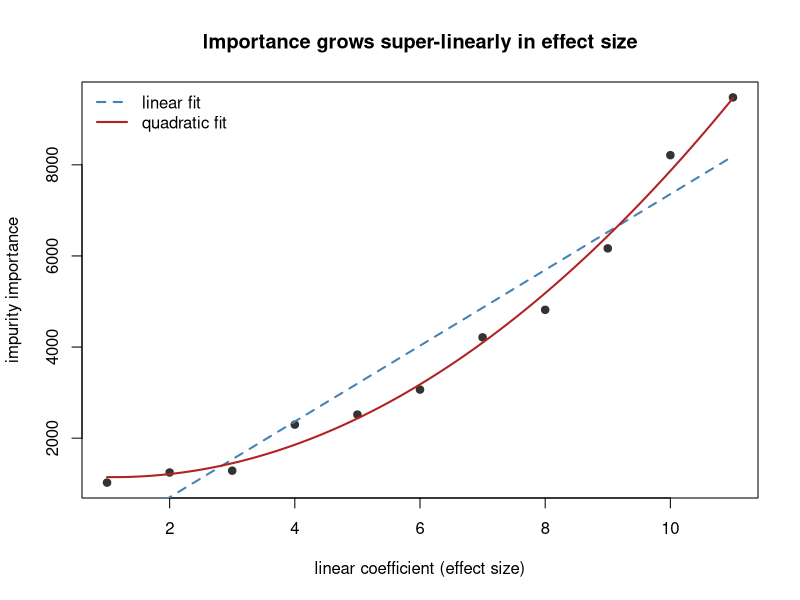
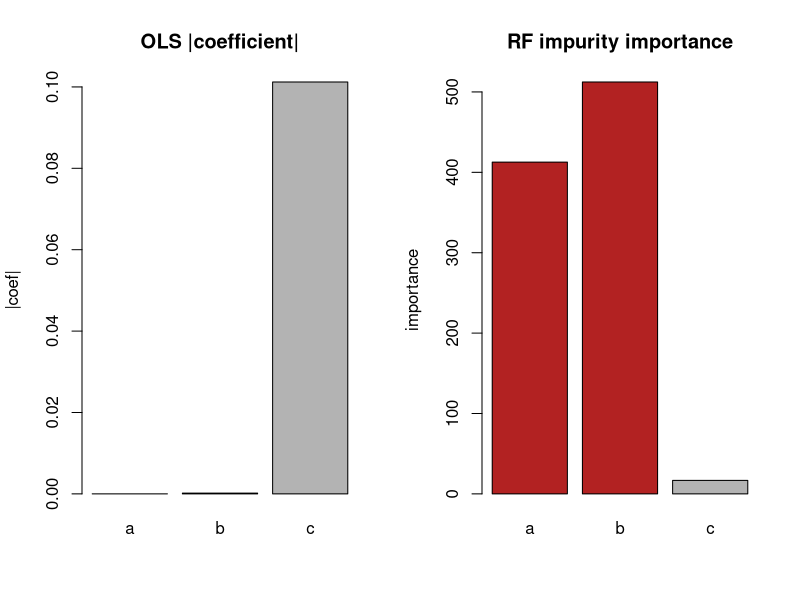
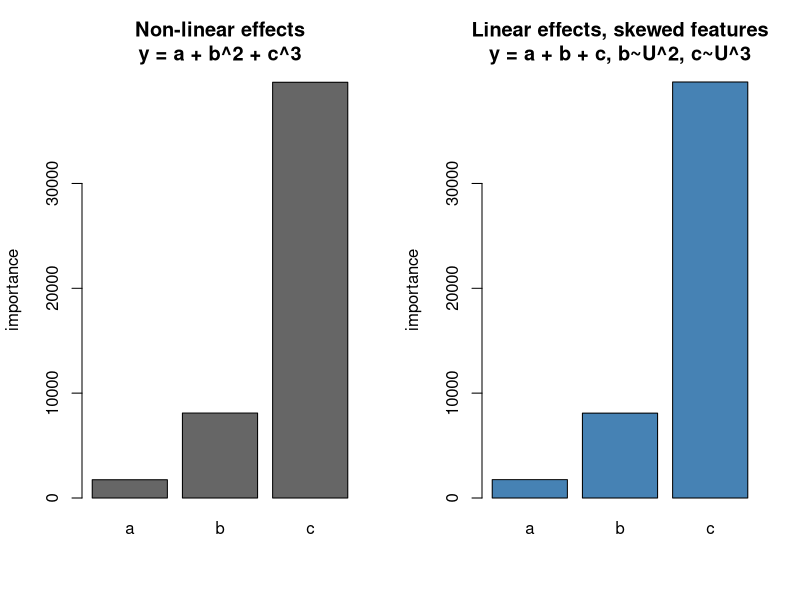

The R script that drew these images, in order:
# Generate the figures used in paper/. Run after/with validate.R.
# R_LIBS_USER=./.rlib Rscript analysis/figures.R
suppressMessages({ library(tibble); library(ranger) })
dir.create("figures", showWarnings = FALSE)
imp <- function(m) ranger::importance(m)

## Fig 1: super-linear magnification of importance vs linear effect size
set.seed(43); n <- 1000
eff <- 1:11
X <- as_tibble(setNames(lapply(eff, function(i) runif(n)), letters[1:11]))
X$y <- as.matrix(X) %*% eff
v <- as.numeric(imp(ranger(y ~ ., X, importance = "impurity", num.trees = 1000)))
fitq <- lm(v ~ eff + I(eff^2))
png("figures/fig1_superlinear.png", 780, 560, res = 110)
plot(eff, v, pch = 19, col = "grey20", xlab = "linear coefficient (effect size)",
     ylab = "impurity importance", main = "Importance grows super-linearly in effect size")
lines(eff, coef(lm(v ~ eff))[1] + coef(lm(v ~ eff))[2]*eff, col = "steelblue", lwd = 2, lty = 2)
gx <- seq(1, 11, 0.1); lines(gx, predict(fitq, data.frame(eff = gx)), col = "firebrick", lwd = 2)
legend("topleft", c("linear fit", "quadratic fit"), col = c("steelblue","firebrick"),
       lty = c(2,1), lwd = 2, bty = "n")
dev.off()

## Fig 2: parity interaction - OLS blind, RF importance loads on interaction vars
set.seed(42); n <- 10000; ib <- function(n) round(runif(n))
df <- tibble(a = ib(n), b = ib(n), c = ib(n), y = c/10 + (a + b) %% 2)
ols <- lm(y ~ a + b + c, df)
v <- imp(ranger(y ~ a+b+c, df, importance = "impurity", num.trees = 500))
png("figures/fig2_interaction.png", 900, 420, res = 110)
par(mfrow = c(1,2))
barplot(abs(coef(ols)[-1]), col = "grey70", main = "OLS |coefficient|", ylab = "|coef|")
barplot(v, col = c("firebrick","firebrick","grey70"), main = "RF impurity importance",
        ylab = "importance")
dev.off()

## Fig 3: the confound - non-linear effects vs linear-effects-skewed-features
set.seed(42); n <- 10000
df_nl  <- tibble(a = 1+runif(n), b = 1+runif(n), c = 1+runif(n), y = a + b^2 + c^3)
set.seed(42)
df_inc <- tibble(a = 1+runif(n), b = (1+runif(n))^2, c = (1+runif(n))^3, y = a + b + c)
v_nl  <- imp(ranger(y ~ ., df_nl,  importance = "impurity", num.trees = 500))
v_inc <- imp(ranger(y ~ ., df_inc, importance = "impurity", num.trees = 500))
png("figures/fig3_confound.png", 900, 420, res = 110)
par(mfrow = c(1,2))
barplot(v_nl,  col = "grey40", main = "Non-linear effects\ny = a + b^2 + c^3", ylab = "importance", ylim = c(0, max(v_nl,v_inc)))
barplot(v_inc, col = "steelblue", main = "Linear effects, skewed features\ny = a + b + c, b~U^2, c~U^3", ylab = "importance", ylim = c(0, max(v_nl,v_inc)))
dev.off()

cat("wrote figures/fig1_superlinear.png fig2_interaction.png fig3_confound.png\n")
